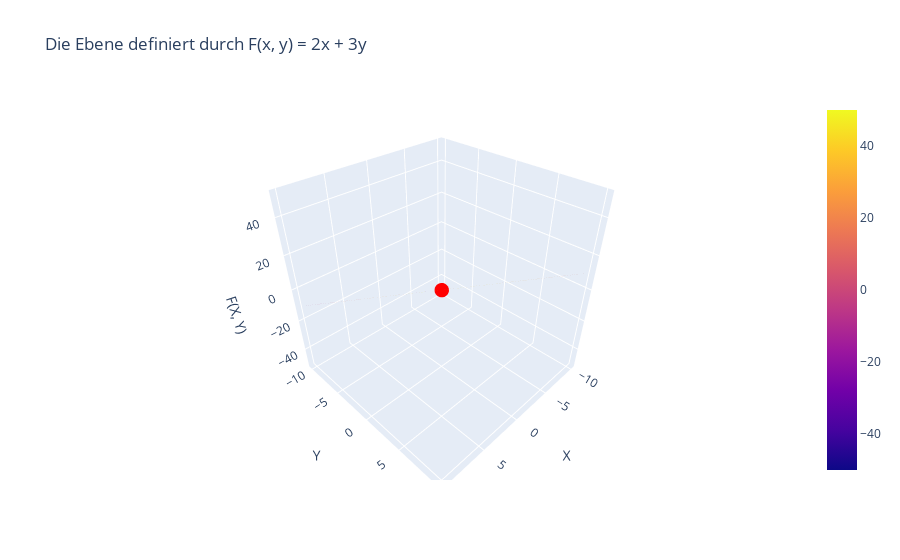

The cell this chart's notebook holds for it:
### Markdown cell above
In der Schule haben Sie Algebra gelernt, die sich mit Zahlen beschäftigt. Das Wort Algebra stammt von dem arabischen Wort "al-jabr" ab, das ursprünglich "Reparatur" oder "Wiederherstellung" bedeutete.

Lineare Algebra untersucht die Eigenschaften und Beziehungen zwischen einfachen und leicht verständliche Transformationen.

Als Beispiel nehmen wir eine Funktion $f(x) = 0.51 x$, die als Input eine Zahl $x$ (Preis in BGN) erhält und als Ausgabe eine neue Zahl (Preis in Euro) zurückgibt. $0.51 \approx 1 / 1.95583$ ist der Wechselkurs zwischen BGN und Euro. Das ist ein Beispiel für eine lineare Funktion (Abbildung) und sie had die bequeme Eigenschaft, dass wenn wir den Input verdoppeln (also $x$ verdoppeln), dann verdoppelt sich auch der Output (also $f(x)$ verdoppelt sich).

$$
\begin{align*}
f(1) & = 0.51 \cdot 1 = 0.51 \\
f(2) & = 0.51 \cdot 2 = 1.02 \\
f(4) & = 0.51 \cdot 4 = 2.04 \\
\end{align*}
$$

oder im allgemeinen:

$$
f(a x) = a f(x)
$$

Andere Funktionen wie z.B. $g(x) = x^2$ haben diese Eigenschaft nicht:

$$
\begin{align*}
g(1) & = 1^2 = 1 \\
g(2) & = 2^2 = 4 \neq 2 g(1) \\
\end{align*}
$$

Sogar die Funktion $h(x) = x + 2$, die 2 zu ihrem Input addiert, hat diese Eigenschaft nicht:

$$
\begin{align*}
h(1) & = 1 + 2 = 3 \\
h(2) & = 2 + 2 = 4 \neq 2 h(1) \\
\end{align*}
$$

Eine andere Eigenschaft von linearen Funktionen wie $f(x)$ ist, dass wenn wir die Funktion auf die Summe von zwei Zahlen anwenden, dann ist das Ergebnis gleich der Summe der Ergebnisse der Funktion auf die einzelnen Zahlen:

$$
\begin{align*}
f(1 + 2) & = f(3) = 0.51 \cdot 3 = 1.53 \\
f(1) + f(2) & = 0.51 + 0.51 \cdot 2 = 1.53 \\
\end{align*}
$$

Im allgemeinen:

$$
f(x + y) = f(x) + f(y)
$$


## Lineare Funktionen
(XXX, TODO add)

Ist das eine lineare Funktion? Ja, weil sie die zwei Eigenschaften hat, die wir oben beschrieben haben:

Verdoppeln wir die Inputs, verdoppelt sich auch der Output:

$$
F(2x, 2y, 2z) = 0.51 \cdot (2x) + 0.91 \cdot (2y) + 1 \cdot (2z) = 2 \cdot (0.51 \cdot x + 0.91 \cdot y + 1 \cdot z) = 2 F(x, y, z)
$$

Wenn wir die Inputs addieren, addiert sich auch der Output:

$$
\begin{align*}
F(x + 2, y + 3, z + 5) & = 0.51 \cdot (x + 2) + 0.91 \cdot (y + 3) + 1 \cdot (z + 5) \\
& = 0.51 \cdot x + 0.51 \cdot 2 + 0.91 \cdot y + 0.91 \cdot 3 + 1 \cdot z + 1 \cdot 5 \\
& = F(x, y, z) + 0.51 \cdot 2 + 0.91 \cdot 3 + 1 \cdot 5 \\
& = F(x, y, z) + F(2, 3, 5)
\end{align*}
$$

### Code cell
# F(x, y) = 2 * x + 3 * y

def f(x, y):
    return 2 * x + 3 * y

# Visualisierung der Funktion für x und y im Bereich [0, 10]

x = np.linspace(-10, 10, 100)
y = np.linspace(-10, 10, 100)
X, Y = np.meshgrid(x, y)

Z = f(X, Y)

# Plot the Z surface using plotly
import plotly.graph_objects as go

fig = go.Figure(data=[go.Surface(z=Z, x=X, y=Y)])
fig.update_layout(title='Die Ebene definiert durch F(x, y) = 2x + 3y',
                  scene=dict(xaxis_title='x', yaxis_title='y', zaxis_title='f(X, Y)'))
# Add a marker at (0, 0, 0)
fig.add_trace(go.Scatter3d(x=[0], y=[0], z=[0], mode='markers', marker=dict(size=5, color='red')))
fig.show()
# Plot the Z surface using matplotlib

### Figure 1 — Plotly figure (JSON) as saved in the notebook; plotly's stock layout.template omitted (floating-point values rounded to 4 significant figures; data arrays with more than 128 entries replaced by an {"elided": "..."} marker saying what was removed)
{"data": [{"type": "surface", "x": {"elided": "100x100 float values"}, "y": {"elided": "100x100 float values"}, "z": {"elided": "100x100 float values"}}, {"marker": {"color": "red", "size": 5}, "mode": "markers", "type": "scatter3d", "x": [0], "y": [0], "z": [0]}], "layout": {"scene": {"xaxis": {"title": {"text": "X"}}, "yaxis": {"title": {"text": "Y"}}, "zaxis": {"title": {"text": "F(X, Y)"}}}, "title": {"text": "Die Ebene definiert durch F(x, y) = 2x + 3y"}}}
